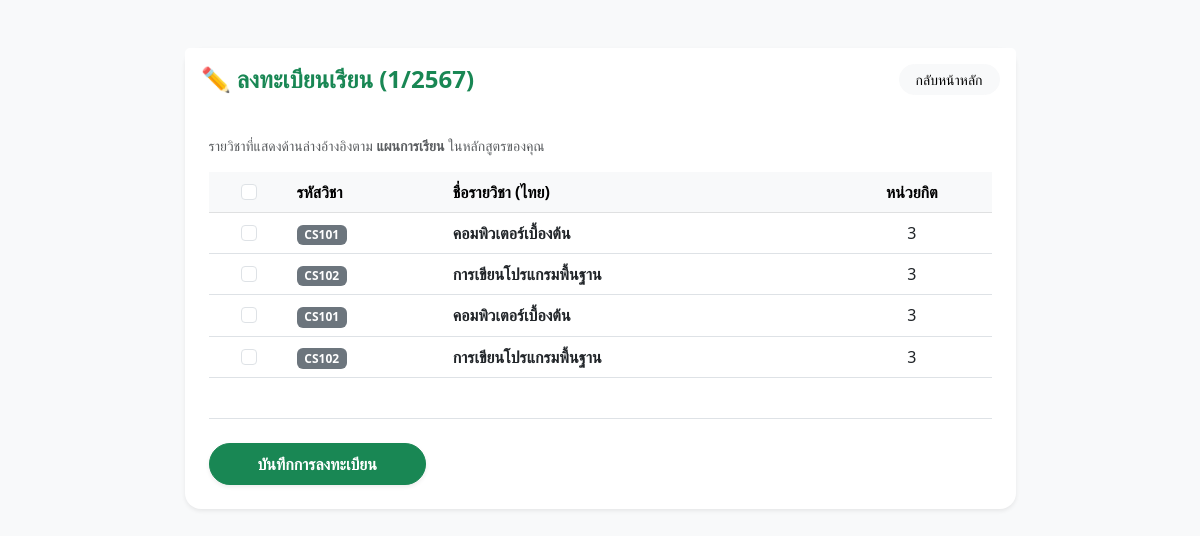
Screenshot of /enroll.php (signed in) with the database file from the repository.
### tables this page shows
CREATE TABLE `courses` (
  `course_id` varchar(10) NOT NULL,
  `course_name_en` varchar(100) NOT NULL,
  `course_name_th` varchar(100) NOT NULL,
  `credits` int(11) NOT NULL,
  `program_id` varchar(3) DEFAULT NULL
);

### enroll.php (the view, shortened to what this page needs)
<?php
require_once 'db.php';
$program_id = $_SESSION['program_id'];
$current_semester = 1;
$current_year = 2567;
$sql_plan = "SELECT c.* FROM study_plan sp
             JOIN courses c ON sp.course_id = c.course_id
             WHERE sp.program_id = ? AND sp.semester = ? AND sp.academic_year = ?";
$stmt = $conn->prepare($sql_plan);
$stmt->bind_param("iii", $program_id, $current_semester, $current_year);
$stmt->execute();
$plan_courses = $stmt->get_result();
?>
<!DOCTYPE html>
<html lang="th">
<head>
    <link href="https://cdn.jsdelivr.net/npm/bootstrap@5.3.0/dist/css/bootstrap.min.css" rel="stylesheet">
</head>
<body class="bg-light">
    <div class="container py-5">
        <div class="row justify-content-center">
            <div class="col-lg-9">
                <div class="card shadow-sm border-0 rounded-4">
                    <div class="card-header bg-white py-3 border-0">
                        <div class="d-flex justify-content-between align-items-center">
                            <h4 class="fw-bold mb-0 text-success">✏️ ลงทะเบียนเรียน (<?php echo "$current_semester/$current_year"; ?>)</h4>
                            <a href="dashboard.php" class="btn btn-light btn-sm rounded-pill px-3">กลับหน้าหลัก</a>
                        </div>
                    </div>
                    <div class="card-body p-4">
                        <p class="text-muted small">รายวิชาที่แสดงด้านล่างอ้างอิงตาม <b>แผนการเรียน</b> ในหลักสูตรของคุณ</p>
                        <form method="POST" id="enrollForm">
                            <div class="table-responsive">
                                <table class="table table-hover align-middle">
                                    <thead class="table-light">
                                        <tr>
                                            <th width="80" class="text-center">
                                                <input type="checkbox" id="selectAll" class="form-check-input">
                                            </th>
                                            <th>รหัสวิชา</th>
                                            <th>ชื่อรายวิชา (ไทย)</th>
                                            <th class="text-center">หน่วยกิต</th>
                                        </tr>
                                    </thead>
                                    <tbody>
                                        <?php if ($plan_courses->num_rows > 0): ?>
                                            <?php while ($row = $plan_courses->fetch_assoc()): ?>
                                                <tr>
                                                    <td class="text-center">
                                                        <input type="checkbox" name="courses[]" value="<?php echo $row['course_id']; ?>" class="form-check-input course-check">
                                                    </td>
                                                    <td><span class="badge bg-secondary"><?php echo $row['course_id']; ?></span></td>
                                                    <td class="fw-semibold"><?php echo $row['course_name_th']; ?></td>
                                                    <td class="text-center"><?php echo $row['credits']; ?></td>
                                                </tr>
                                            <?php endwhile; ?>
                                        <?php endif; ?>
                                    </tbody>
                                </table>
                            </div>
                            <div class="mt-4 border-top pt-4">
                                <button type="submit" class="btn btn-success px-5 fw-bold rounded-pill shadow-sm py-2">
                                    บันทึกการลงทะเบียน
                                </button>
                            </div>
                        </form>
                    </div>
                </div>
            </div>
        </div>
    </div>
</body>
</html>

### rows the page displays
courses: course_id "CS101", course_name_th "คอมพิวเตอร์เบื้องต้น", credits "3"
courses: course_id "CS102", course_name_th "การเขียนโปรแกรมพื้นฐาน", credits "3"

### other values shown
$current_semester "1"
$current_year "2567"
